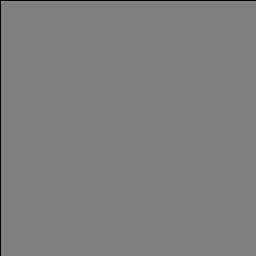
Frame 1 (no input)
Frame 60 (the mouse pressed at the canvas centre just before this capture): identical to frame 1, image omitted
Frame 120 (the mouse held since frame 60 and released just before this capture): identical to frame 1, image omitted

The Processing sketch that drew this single still picture (run headless with seeded random() and noise(); from frame 60 on, the mouse is pressed at the canvas centre):

// Processing sketch: sample_07_mousePressed_2
// ── sample_07_mousePressed_2.pde
// mouse Pressed

void setup() {
  size(256, 256);
}

void draw() {
  if (mousePressed) {
    if (mouseButton == LEFT) {
      fill(0); // Black
    } else if (mouseButton == RIGHT) {
      fill(255); // White
    }
  } else {
    fill(128); // Gray
  }
  rect(0, 0, width, height);
}
